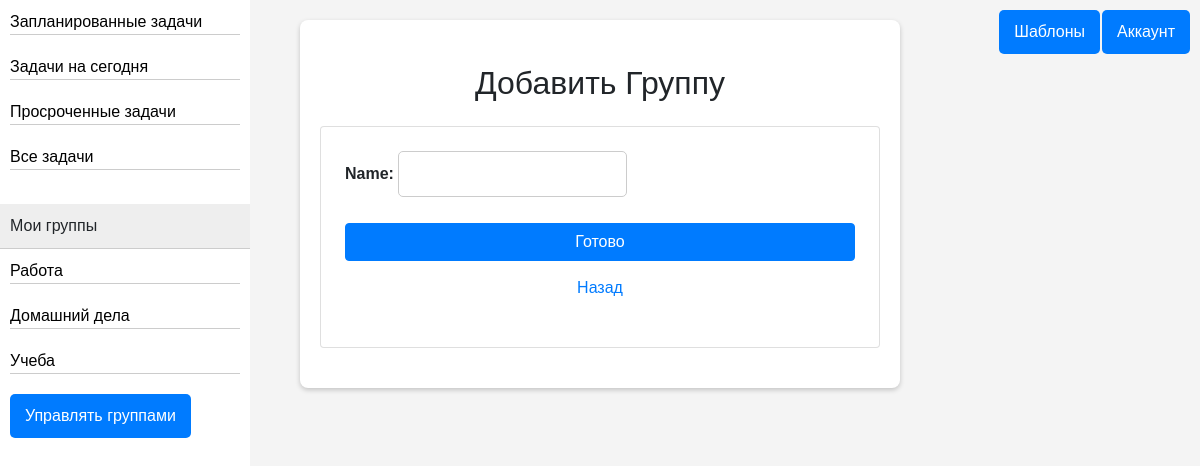
The app's page /app/groups/add/ (signed in) with its own data.
### app/models.py (models this page shows, shortened)
class Group(models.Model):
    user = models.ForeignKey(User, on_delete=models.CASCADE, related_name='manager_groups')
    name = models.CharField(max_length=50)
    slug = models.SlugField(max_length=50, blank=True)
    class Meta:
        verbose_name = 'Группа'
        verbose_name_plural = 'Группы'
        unique_together = ('user', 'name')

### app/views.py (the view, shortened to what this page needs)
# urls.py: path('groups/add/', AddGroupView.as_view(), name='add_group'),
class AddGroupView(LoginRequiredMixin, GroupsDataMixin, CreateView):
    form_class = GroupForm
    template_name = 'app/form.html'
    success_url = reverse_lazy('group_list')
    def get_context_data(self, **kwargs):
        context_data = super(AddGroupView, self).get_context_data(**kwargs)
        context_data['action'] = 'Добавить Группу'
        return context_data

### app/forms.py
class GroupForm(forms.ModelForm):
    class Meta:
        model = Group
        fields = ['name']

### app/mixins.py (called while the page is built)
    def get_context_data(self, **kwargs):
        context = super().get_context_data(**kwargs)
        group_context = get_groups_context_data(self.request.user)
        context.update(group_context)
        return context

### app/utils.py (called while the page is built)
def get_groups_context_data(user):
    calculator = FixedGroupsCalculator()
    groups = Group.objects.exclude(slug__in=calculator.FIXED_GROUPS).filter(user=user)
    return {
        'groups': groups,
        'fixed_groups': calculator.get_fixed_groups().filter(user=user),
    }

    def get_fixed_groups(self):
        return Group.objects.filter(slug__in=self.FIXED_GROUPS)

### templates/app/form.html (shortened to what this page needs)
{% extends 'base.html' %}
{% block form %}
    <h2 class="text-center my-4">{{ action }}</h2>
    <div class="card p-4 mx-auto" style="max-width: 600px;">
        <form method="post" class="form-group">
            {% for field in form %}
                <div class="mb-3">
                    {{ field.label_tag }}
                    {{ field }}
                </div>
            {% endfor %}
            <button class="btn btn-primary w-100" type="submit">Готово</button>
            <a class="btn btn-link w-100 text-decoration-none mt-2" href="{% url 'today_tasks' %}">Назад</a>
        </form>
    </div>
{% endblock form %}

### templates/app/groups.html (shortened to what this page needs)
{% for group in fixed_groups %}
    <a href={% url 'tasks_by_group' group.slug %}>
        <li>{{ group.name }}</li>
{% endfor %}
{% if groups %}
    <br>
    <span>Мои группы</span>
    {% for group in groups %}
        <a href={% url 'tasks_by_group' group.slug %}>
            <li>{{ group.name | truncatechars:40}}</li>
    {% endfor %}
{% endif %}

### static/app/css/style.css (style rules this page uses)
body { font-family: 'Arial', sans-serif; background-color: #f4f4f4; margin: 0; padding: 0; display: flex; justify-content: center; align-items: flex-start; height: 100vh; overflow-y: auto; }
.group-list a { display: block; padding: 10px; text-decoration: none; color: #000; }
.group-list li { border-bottom: 1px solid #ccc; }
.group-list span { display: block; padding: 10px; background: #eee; border-bottom: 1px solid #ccc; }
.form-container form { display: flex; flex-direction: column; }
.form-container label { margin-top: 10px; margin-bottom: 5px; font-weight: bold; }
.form-container input[type="text"], .form-container input[type="date"], .form-container input[type="time"], .form-container select { padding: 10px; margin-bottom: 10px; border: 1px solid #ccc; border-radius: 5px; }
a.btn { text-decoration: none; }

### records on screen
Group: name "Запланированные задачи"
Group: name "Задачи на сегодня"
Group: name "Просроченные задачи"
Group: name "Все задачи"
Group: name "Работа"
Group: name "Домашний дела"
Group: name "Учеба"

### other values on screen
{{ action }} "Добавить Группу"
{{ field.label_tag }} "Name:"
